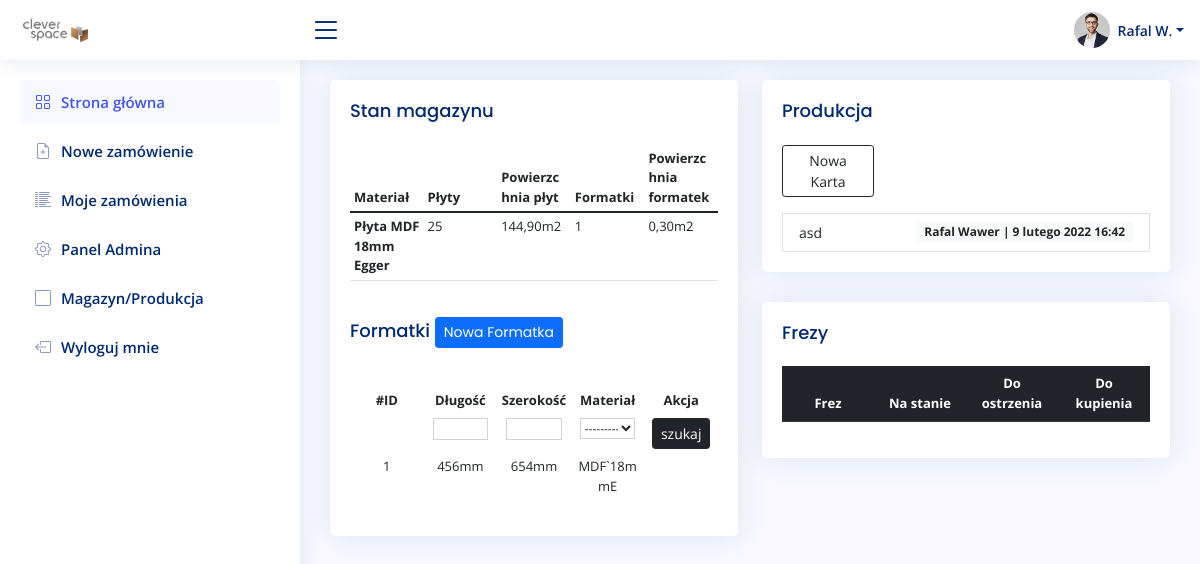
Before: /stock/ (signed in) with the older database file.
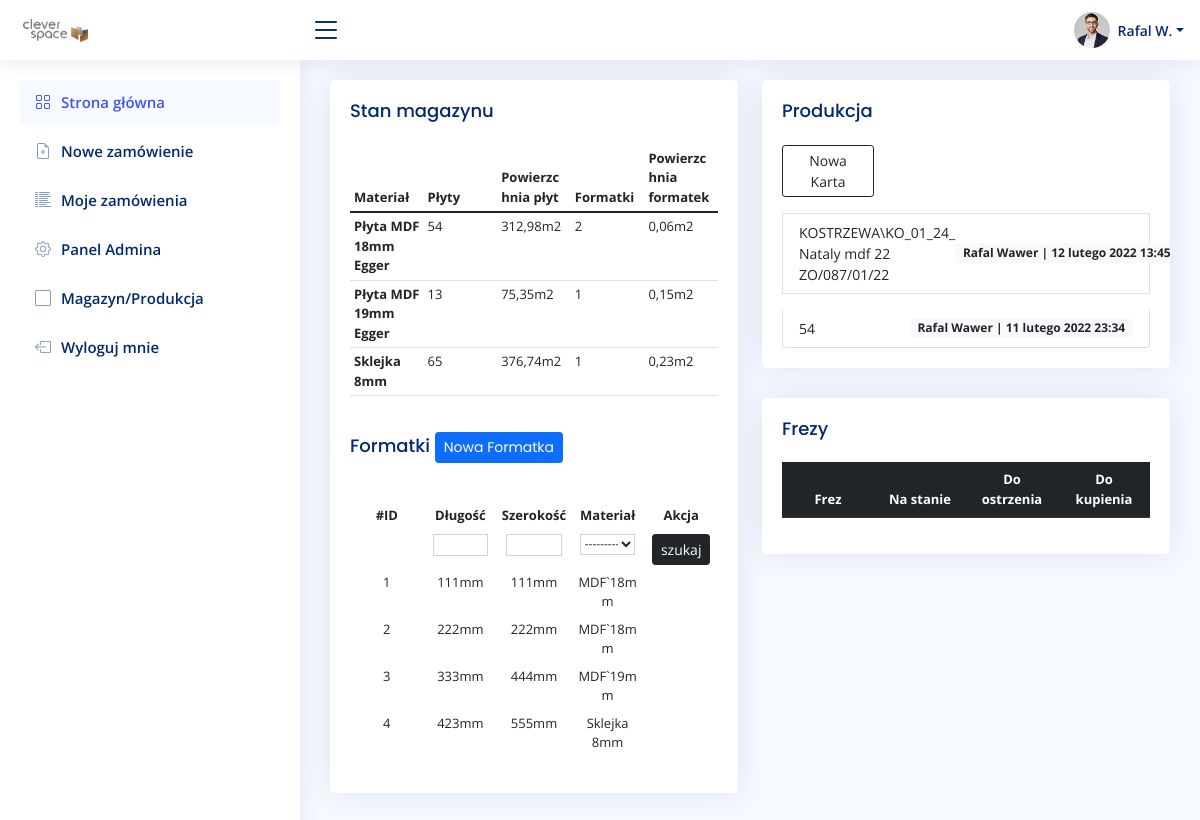
After: the same page with the newer database file.
### order/models.py (models this page shows)
class Material(models.Model):
    short_name = models.CharField(max_length=255, blank=False, null=False)
    name = models.CharField(max_length=255, blank=False, null=False)
    quantity = models.SmallIntegerField(default=0, blank=False, null=False)
    material_area = models.DecimalField(default=Decimal('5.796'), decimal_places=4, blank=False, max_digits=10)
    class Meta:
        verbose_name = "materiał"
        verbose_name_plural = "materiały"
    def __str__(self):
        return self.short_name
    def caluclate_material(self):
        return self.quantity * self.material_area
    def caluclate_area(self):
        material = Material.objects.get(short_name=self.short_name)
        total_area = 0
        for stock in material.stocks.all():
            result = stock.length * stock.width / 1000000
            total_area += result
        return total_area

### stock/models.py (models this page shows, shortened)
class Stock(models.Model):
    length = IntegerRangeField(min_value=50, max_value=2800, null=True)
    width = IntegerRangeField(min_value=50, max_value=2070, null=True)
    material = models.ForeignKey(Material, null=False, on_delete=models.CASCADE, related_name="stocks")

class Production(models.Model):
    user = models.ForeignKey(settings.AUTH_USER_MODEL, on_delete=models.CASCADE)
    order = models.CharField(max_length=255)
    date = models.DateTimeField(auto_now_add=True)

### account/models.py (models this page shows, shortened)
class UserBase(AbstractBaseUser, PermissionsMixin):
    email = models.EmailField(unique=True)
    first_name = models.CharField(max_length=150, blank=True)
    last_name = models.CharField(max_length=150, blank=True)
    phone_number = models.CharField(max_length=15, blank=True)
    postcode = models.CharField(max_length=12, blank=True)
    address_line_1 = models.CharField(max_length=150, blank=True)
    address_line_2 = models.CharField(max_length=150, blank=True)
    town_city = models.CharField(max_length=150, blank=True)
    is_active = models.BooleanField(default=True)
    is_staff = models.BooleanField(default=False)
    created = models.DateTimeField(auto_now_add=True)
    updated = models.DateTimeField(auto_now=True)
    objects = CustomAccountManager()
    USERNAME_FIELD = 'email'
    REQUIRED_FIELDS = ['first_name', 'last_name']
    class Meta:
        verbose_name = "Konto"
        verbose_name_plural = "Konta"

### stock/views.py (the view)
# urls.py: path('', staff_member_required(views.StockView.as_view()), name='stock'),
class StockView(ListView):
    model = Stock
    template_name = 'stock/home.html'
    def get_context_data(self, **kwargs):
        context = super().get_context_data(**kwargs)
        context.update({
            'filter': StockFilter(self.request.GET, queryset=self.get_queryset()),
            'materials': Material.objects.all().order_by('name'),
            'productioins': Production.objects.all().order_by('-date'),
            'cutters': Cutter.objects.all().order_by('-name'),
            })
        return context

### stock/templates/stock/home.html (shortened to what this page needs)
{% extends 'main.html' %}
{% load static %}
{% block content %}
<div class="row">
  <div class="col-sm-6">
    <div class="card recent-sales">
      <div class="card-body">
        <h5 class="card-title">Stan magazynu </h5>
        <table class="table table-hover table-sm text-left" style="text-align: left">
          <thead>
            <tr>
              <th scope="col">Materiał</th>
              <th scope="col">Płyty</th>
              <th scope="col">Powierzchnia płyt</th>
              <th scope="col">Formatki</th>
              <th scope="col">Powierzchnia formatek</th>
            </tr>
          </thead>
          <tbody>
            {% for material in materials %}
            <tr>
              <th scope="col">{{ material.name }}</th>
              <td scope="col">{{ material.quantity }}</td>
              <td scope="col">{{ material.caluclate_material|floatformat:2 }}m2</td>
              <td scope="col">{{ material.stocks.count }}</td>
              <td scope="col">{{ material.caluclate_area|floatformat:2 }}m2</td>
            </tr>
            {% endfor %}
         </tbody>
       </table>
        <h5 class="card-title">Formatki <a href="{% url 'create-stock' %}"><button class="btn btn-primary btn-sm">Nowa Formatka</button></a></h5>
       <div class="dataTable-top"></div>
       <div class="table-responsive">
        <table class="table table-borderless table-hover table-sm">
          {% include 'stock/search.html' %}
          <thead>
            <tr>
              <th scope="col">#ID</th>
              <th scope="col">Długość</th>
              <th scope="col">Szerokość</th>
              <th scope="col">Materiał</th>
              <th scope="col">Akcja</th>
            </tr>
          </thead>
          <tbody>
            {% for stock in filter.qs %}
            <tr>
              <td scope="row">{{ stock.id }}</td>
              <td>{{ stock.length }}mm</td>
              <td>{{ stock.width }}mm</td>
              {% if stock.length == 0 %}
              <td><p>------</p></td>
              {% else %}
              <td>{{ stock.material }}</td>
              {% endif %}
              <td>
              </td>
            </tr>
            {% endfor %}
          </tbody>
        </table>
      </div>
      </div>
    </div>
  </div>
  <div class="col-sm-6">
    <div class="card recent-sales">
      <div class="card-body">
        <h5 class="card-title">Produkcja</h5>
        <ul class="list-group list-sm gap-3">
          <a href="{% url 'create-production' %}"><button type="button" class="btn btn-outline-dark col-sm-3 btn-sm">Nowa Karta</button></a>
          {% for production in productioins %}
          <li class="list-group-item d-flex justify-content-between align-items-center">
            <small><a href="{% url 'detail-production' production.id %} " class="link-dark">{{ production.order }}</a></small>
            <span class="badge bg-light text-dark">{{ production.user.first_name }} {{ production.user.last_name }} | {{ production.date }}</span>
          </li>
          {% endfor %}
        </ul>
      </div>
    </div>
    <div class="card recent-sales">
      <div class="card-body">
        <h5 class="card-title">Frezy</h5>
        <table class="table table-dark">
                <thead>
                  <tr>
                    <th scope="col">Frez</th>
                    <th scope="col">Na stanie</th>
                    <th scope="col">Do ostrzenia</th>
                    <th scope="col">Do kupienia</th>
                  </tr>
                </thead>
              </table>
      </div>
    </div>
  </div>
</div>
{% endblock %}

Changed rows visible on the page:
changed Material "Płyta MDF 18mm Egger": quantity "25" → "54"; caluclate_material "144,90" → "312,98"; stocks.count "1" → "2"; caluclate_area "0,30" → "0,06"
added Material: name "Płyta MDF 19mm Egger", quantity "13", caluclate_material "75,35", stocks.count "1", caluclate_area "0,15"
added Material: name "Sklejka 8mm", quantity "65", caluclate_material "376,74", stocks.count "1", caluclate_area "0,23"
changed Stock id 1: length "456" → "111"; width "654" → "111"; material "MDF`18mmE" → "MDF`18mm"
added Stock: id "2", length "222", width "222", material "MDF`18mm"
added Stock: id "3", length "333", width "444", material "MDF`19mm"
added Stock: id "4", length "423", width "555", material "Sklejka 8mm"
added Production: order "KOSTRZEWA\\KO_01_24_ Nataly mdf 22 ZO/087/01/22", user.first_name "Rafal", user.last_name "Wawer", date "12 lutego 2022 13:45"
changed Production: order "asd" → "54"; date "9 lutego 2022 16:42" → "11 lutego 2022 23:34"
